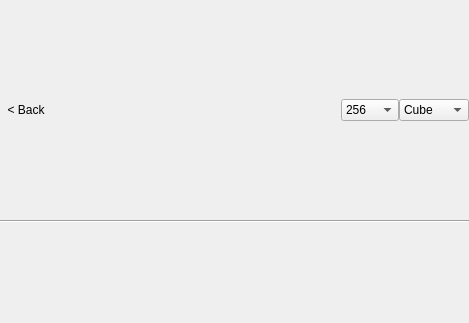
<?xml version="1.0" encoding="UTF-8"?>
<ui version="4.0">
 <class>PBRView</class>
 <widget class="QWidget" name="PBRView">
  <property name="geometry">
   <rect>
    <x>0</x>
    <y>0</y>
    <width>469</width>
    <height>323</height>
   </rect>
  </property>
  <property name="windowTitle">
   <string>PBRView</string>
  </property>
  <layout class="QVBoxLayout" name="verticalLayout">
   <property name="spacing">
    <number>0</number>
   </property>
   <property name="leftMargin">
    <number>0</number>
   </property>
   <property name="topMargin">
    <number>0</number>
   </property>
   <property name="rightMargin">
    <number>0</number>
   </property>
   <property name="bottomMargin">
    <number>0</number>
   </property>
   <item>
    <widget class="QFrame" name="frame">
     <property name="frameShape">
      <enum>QFrame::NoFrame</enum>
     </property>
     <property name="frameShadow">
      <enum>QFrame::Plain</enum>
     </property>
     <layout class="QVBoxLayout" name="verticalLayout_2">
      <property name="spacing">
       <number>0</number>
      </property>
      <property name="leftMargin">
       <number>0</number>
      </property>
      <property name="topMargin">
       <number>0</number>
      </property>
      <property name="rightMargin">
       <number>0</number>
      </property>
      <property name="bottomMargin">
       <number>0</number>
      </property>
      <item>
       <widget class="QFrame" name="Toolbar">
        <property name="sizePolicy">
         <sizepolicy hsizetype="Preferred" vsizetype="Fixed">
          <horstretch>0</horstretch>
          <verstretch>0</verstretch>
         </sizepolicy>
        </property>
        <property name="frameShape">
         <enum>QFrame::NoFrame</enum>
        </property>
        <property name="frameShadow">
         <enum>QFrame::Raised</enum>
        </property>
        <layout class="QHBoxLayout" name="horizontalLayout">
         <property name="spacing">
          <number>0</number>
         </property>
         <property name="leftMargin">
          <number>0</number>
         </property>
         <property name="topMargin">
          <number>0</number>
         </property>
         <property name="rightMargin">
          <number>0</number>
         </property>
         <property name="bottomMargin">
          <number>0</number>
         </property>
         <item>
          <widget class="QToolButton" name="Back">
           <property name="enabled">
            <bool>true</bool>
           </property>
           <property name="text">
            <string>&lt; Back</string>
           </property>
           <property name="autoRaise">
            <bool>true</bool>
           </property>
          </widget>
         </item>
         <item>
          <spacer name="horizontalSpacer">
           <property name="orientation">
            <enum>Qt::Horizontal</enum>
           </property>
           <property name="sizeHint" stdset="0">
            <size>
             <width>40</width>
             <height>20</height>
            </size>
           </property>
          </spacer>
         </item>
         <item>
          <widget class="QComboBox" name="comboBox">
           <property name="currentIndex">
            <number>1</number>
           </property>
           <item>
            <property name="text">
             <string>128</string>
            </property>
           </item>
           <item>
            <property name="text">
             <string>256</string>
            </property>
           </item>
           <item>
            <property name="text">
             <string>512</string>
            </property>
           </item>
           <item>
            <property name="text">
             <string>1024</string>
            </property>
           </item>
          </widget>
         </item>
         <item>
          <widget class="QComboBox" name="comboBox_2">
           <item>
            <property name="text">
             <string>Cube</string>
            </property>
           </item>
           <item>
            <property name="text">
             <string>Sphere</string>
            </property>
           </item>
          </widget>
         </item>
        </layout>
       </widget>
      </item>
      <item>
       <widget class="Line" name="line">
        <property name="orientation">
         <enum>Qt::Horizontal</enum>
        </property>
       </widget>
      </item>
     </layout>
    </widget>
   </item>
  </layout>
 </widget>
 <layoutdefault spacing="6" margin="11"/>
 <resources/>
 <connections/>
</ui>
